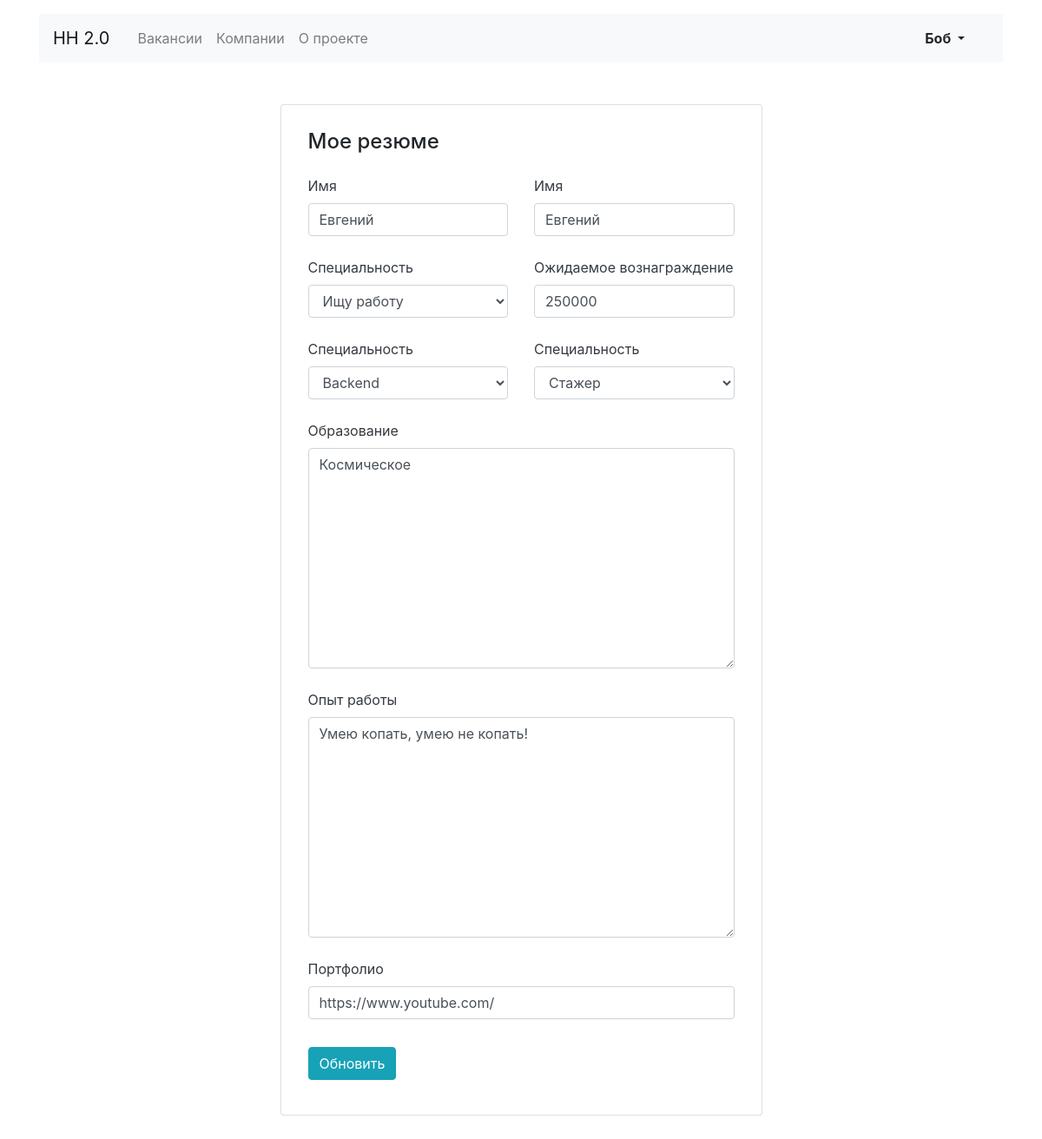
Page /profile/resume/ (signed in) on the committed database.
### junior_hunter/models.py (models this page shows)
class Resume(models.Model):
    class ResumeStatusChoices(models.TextChoices):
        LOOKING_WORK = 'LW', 'Ищу работу'
        NOT_LOOKING_WORK = 'NW', 'Не ищу работу'
        MAYBE_CONSIDER = 'MC', 'Рассматриваю предложения'
    class ResumeGradeChoices(models.TextChoices):
        INTERN = 'NB', 'Стажер'
        JUNIOR = 'JR', 'Джуниор'
        MIDDLE = 'ML', 'Миддл'
        SENIOR = 'SR', 'Синьор'
        LEAD = 'LD', 'Лид'
    user = models.ForeignKey(
        User,
        on_delete=models.CASCADE,
        related_name='resume'
    )
    first_name = models.CharField(
        max_length=40,
        verbose_name='Имя'
    )
    last_name = models.CharField(
        max_length=40,
        verbose_name='Фамилия'
    )
    status = models.CharField(
        max_length=2,
        choices=ResumeStatusChoices.choices,
        default=ResumeStatusChoices.NOT_LOOKING_WORK,
        verbose_name='Готовность к работе'
    )
    salary = models.IntegerField(
        verbose_name='Ожидаемое вознаграждение'
    )
    specialty = models.ForeignKey(
        Specialty,
        on_delete=models.CASCADE,
        related_name='resume',
        verbose_name='Специальность'
    )
    grade = models.CharField(
        max_length=2,
        choices=ResumeGradeChoices.choices,
        default=ResumeGradeChoices.INTERN,
        verbose_name='Квалификация'
    )
    education = models.TextField(
        verbose_name='Образование'
    )
    experience = models.TextField(
        verbose_name='Опыт работы'
    )
    portfolio = models.CharField(
        max_length=100,
        verbose_name='Портфолио'
    )

### junior_hunter/views.py (the view, shortened to what this page needs)
class ResumeView(View):
    def get(self, request):
        user = request.user
        if Resume.objects.filter(user_id=user):
            resume = Resume.objects.filter(user_id=user).first()
            form = ResumeForm(instance=resume)
            context = {
                'form': form
            }
            return render(request, 'resume_edit.html', context=context)
        else:
            return render(request, 'resume_not_create.html')

### junior_hunter/models.py (called while the page is built)
    def __str__(self):
        return self.title

### templates/resume_edit.html (shortened to what this page needs)
{% extends 'base.html' %}
{% block container %}
  <main class="container mt-3 pb-5">
    <section class="col-12 col-lg-6 offset-lg-3 mt-5 card">
      <div class="card-body px-3 pb-4">
        <h1 class="h4 pt-2 pb-3">Мое резюме</h1>
        <form method="post">
          <div class="row">
            <div class="col-12 col-md-6">
              <div class="form-group pb-2">
                <label class="mb-2 text-dark" for="userName">{{ form.first_name.label }}</label>
                {{ form.first_name }}
              </div>
            </div>
            <div class="col-12 col-md-6">
              <div class="form-group pb-2">
                <label class="mb-2 text-dark" for="userSurname">{{ form.first_name.label }}</label>
                {{ form.last_name }}
              </div>
            </div>
          </div>
          <div class="row">
            <div class="col-12 col-md-6">
              <div class="form-group pb-2">
                <label class="mb-2 text-dark" for="userReady">{{ form.status.label }}</label>
                {{ form.status }}
              </div>
            </div>
            <div class="col-12 col-md-6">
              <div class="form-group pb-2">
                <label class="mb-2 text-dark" for="userPortfolio">{{ form.salary.label }}</label>
                {{ form.salary }}
              </div>
            </div>
          </div>
          <div class="row">
            <div class="col-12 col-md-6">
              <div class="form-group pb-2">
                <label class="mb-2 text-dark" for="userSpecialization">{{ form.specialty.label }}</label>
                {{ form.specialty }}
              </div>
            </div>
            <div class="col-12 col-md-6">
              <div class="form-group pb-2">
                <label class="mb-2 text-dark" for="userQualification">{{ form.grade.label }}</label>
                {{ form.grade }}
              </div>
            </div>
          </div>
          <div class="form-group pb-2">
            <label class="mb-2 text-dark" for="userEducation">{{ form.education.label }}</label>
            {{ form.education }}
          </div>
          <div class="form-group pb-2">
            <label class="mb-2 text-dark" for="userExperience">{{ form.experience.label }}</label>
            {{ form.experience }}
          </div>
          <div class="form-group pb-3">
            <label class="mb-2 text-dark" for="userPortfolio">{{ form.portfolio.label }}</label>
            {{ form.portfolio }}
          </div>
          <div class="form-group">
            <input type="submit" class="btn btn-info" value="Обновить">
          </div>
        </form>
      </div>
    </section>
  </main>
{% endblock %}

### templates/base.html (shortened to what this page needs)
<!DOCTYPE html>
<html lang="ru">
<head>
  <link rel="stylesheet" href="https://stackpath.bootstrapcdn.com/bootstrap/4.3.1/css/bootstrap.min.css">
</head>
<body>
  <header class="container mt-3">
    <nav class="navbar navbar-expand-lg navbar-light bg-light">
      <a class="navbar-brand mr-4" href="{% url 'index' %}">HH 2.0</a>
      <div class="collapse navbar-collapse justify-content-between" id="navbarNav">
        <ul class="navbar-nav col-10">
          <li class="nav-item">
            <a class="nav-link" href="{% url 'vacancies' %}">Вакансии</a>
          </li>
          <li class="nav-item">
            <a class="nav-link" href="{% url 'all_company' %}">Компании</a>
          </li>
          <li class="nav-item">
            <a class="nav-link" href="{% url 'about' %}">О проекте</a>
          </li>
        </ul>
        {% if request.user.is_authenticated %}
        <ul class="navbar-nav col-2 justify-content-end">
          <li class="nav-item active">
            <div class="btn-group">
              <button type="button" class="btn dropdown-toggle font-weight-bold" data-toggle="dropdown" aria-haspopup="true" aria-expanded="false">
                {{ request.user.first_name }}
              </button>
            </div>
          </li>
        </ul>
            {% else %}
            <a style="margin-left: -4%" href="{% url 'reg_company' %}" class="nav-link font-weight-bold">Регистрация</a>
            <a href="{% url 'login' %}" class="nav-link font-weight-bold">Войти</a>
            {% endif %}
      </div>
    </nav>
  </header>
  {% block container %}
  {% endblock %}
</body>
</html>

### rows in the picture
Resume: first_name "Евгений", last_name "Евгений", status "Ищу работу", salary "250000", specialty "Backend", grade "Стажер", education "Космическое", experience "Умею копать, умею не копать!", portfolio "https://www.youtube.com/"

### other values in the picture
{{ request.user.first_name }} "Боб"
